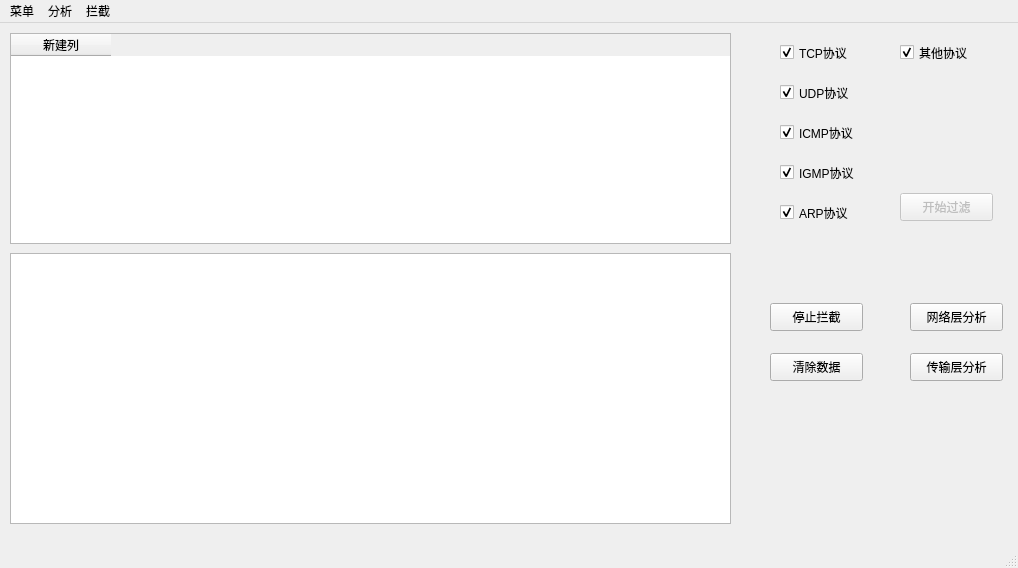
<?xml version="1.0" encoding="UTF-8"?>
<ui version="4.0">
 <class>MainWindow</class>
 <widget class="QMainWindow" name="MainWindow">
  <property name="geometry">
   <rect>
    <x>0</x>
    <y>0</y>
    <width>1018</width>
    <height>568</height>
   </rect>
  </property>
  <property name="windowTitle">
   <string>X-Sniffer</string>
  </property>
  <widget class="QWidget" name="centralwidget">
   <widget class="QTableWidget" name="tableWidget">
    <property name="geometry">
     <rect>
      <x>10</x>
      <y>10</y>
      <width>721</width>
      <height>211</height>
     </rect>
    </property>
    <column>
     <property name="text">
      <string>新建列</string>
     </property>
    </column>
   </widget>
   <widget class="QTextBrowser" name="textBrowser">
    <property name="geometry">
     <rect>
      <x>10</x>
      <y>230</y>
      <width>721</width>
      <height>271</height>
     </rect>
    </property>
   </widget>
   <widget class="QPushButton" name="pushButton">
    <property name="geometry">
     <rect>
      <x>770</x>
      <y>280</y>
      <width>93</width>
      <height>28</height>
     </rect>
    </property>
    <property name="text">
     <string>停止拦截</string>
    </property>
   </widget>
   <widget class="QPushButton" name="pushButton_2">
    <property name="geometry">
     <rect>
      <x>910</x>
      <y>280</y>
      <width>93</width>
      <height>28</height>
     </rect>
    </property>
    <property name="text">
     <string>网络层分析</string>
    </property>
   </widget>
   <widget class="QPushButton" name="pushButton_3">
    <property name="geometry">
     <rect>
      <x>770</x>
      <y>330</y>
      <width>93</width>
      <height>28</height>
     </rect>
    </property>
    <property name="text">
     <string>清除数据</string>
    </property>
   </widget>
   <widget class="QPushButton" name="TransButton">
    <property name="geometry">
     <rect>
      <x>910</x>
      <y>330</y>
      <width>93</width>
      <height>28</height>
     </rect>
    </property>
    <property name="text">
     <string>传输层分析</string>
    </property>
   </widget>
   <widget class="QCheckBox" name="tcpopt">
    <property name="geometry">
     <rect>
      <x>780</x>
      <y>20</y>
      <width>91</width>
      <height>19</height>
     </rect>
    </property>
    <property name="text">
     <string>TCP协议</string>
    </property>
    <property name="checked">
     <bool>true</bool>
    </property>
   </widget>
   <widget class="QCheckBox" name="udpopt">
    <property name="geometry">
     <rect>
      <x>780</x>
      <y>60</y>
      <width>91</width>
      <height>19</height>
     </rect>
    </property>
    <property name="text">
     <string>UDP协议</string>
    </property>
    <property name="checked">
     <bool>true</bool>
    </property>
   </widget>
   <widget class="QCheckBox" name="icmpopt">
    <property name="geometry">
     <rect>
      <x>780</x>
      <y>100</y>
      <width>91</width>
      <height>19</height>
     </rect>
    </property>
    <property name="text">
     <string>ICMP协议</string>
    </property>
    <property name="checked">
     <bool>true</bool>
    </property>
   </widget>
   <widget class="QCheckBox" name="igmpopt">
    <property name="geometry">
     <rect>
      <x>780</x>
      <y>140</y>
      <width>91</width>
      <height>19</height>
     </rect>
    </property>
    <property name="text">
     <string>IGMP协议</string>
    </property>
    <property name="checked">
     <bool>true</bool>
    </property>
   </widget>
   <widget class="QCheckBox" name="arpopt">
    <property name="geometry">
     <rect>
      <x>780</x>
      <y>180</y>
      <width>91</width>
      <height>19</height>
     </rect>
    </property>
    <property name="text">
     <string>ARP协议</string>
    </property>
    <property name="checked">
     <bool>true</bool>
    </property>
   </widget>
   <widget class="QPushButton" name="filter_button">
    <property name="enabled">
     <bool>false</bool>
    </property>
    <property name="geometry">
     <rect>
      <x>900</x>
      <y>170</y>
      <width>93</width>
      <height>28</height>
     </rect>
    </property>
    <property name="text">
     <string>开始过滤</string>
    </property>
   </widget>
   <widget class="QCheckBox" name="otheropt">
    <property name="geometry">
     <rect>
      <x>900</x>
      <y>20</y>
      <width>91</width>
      <height>19</height>
     </rect>
    </property>
    <property name="text">
     <string>其他协议</string>
    </property>
    <property name="checked">
     <bool>true</bool>
    </property>
   </widget>
  </widget>
  <widget class="QMenuBar" name="menubar">
   <property name="geometry">
    <rect>
     <x>0</x>
     <y>0</y>
     <width>1018</width>
     <height>26</height>
    </rect>
   </property>
   <widget class="QMenu" name="menu">
    <property name="title">
     <string>菜单</string>
    </property>
    <addaction name="action_4"/>
    <addaction name="actionexit"/>
   </widget>
   <widget class="QMenu" name="menu_fenxi">
    <property name="title">
     <string>分析</string>
    </property>
    <addaction name="action_2"/>
    <addaction name="action_3"/>
   </widget>
   <widget class="QMenu" name="menu_2">
    <property name="title">
     <string>拦截</string>
    </property>
    <addaction name="action_start"/>
    <addaction name="action_stop"/>
   </widget>
   <addaction name="menu"/>
   <addaction name="menu_fenxi"/>
   <addaction name="menu_2"/>
  </widget>
  <widget class="QStatusBar" name="statusbar"/>
  <action name="actionexit">
   <property name="text">
    <string>退出</string>
   </property>
   <property name="shortcut">
    <string>Ctrl+Q</string>
   </property>
  </action>
  <action name="action_2">
   <property name="text">
    <string>网络层分析</string>
   </property>
  </action>
  <action name="action_3">
   <property name="text">
    <string>传输层分析</string>
   </property>
  </action>
  <action name="action_4">
   <property name="text">
    <string>保存</string>
   </property>
   <property name="shortcut">
    <string>Ctrl+S</string>
   </property>
  </action>
  <action name="action_start">
   <property name="text">
    <string>开始</string>
   </property>
  </action>
  <action name="action_stop">
   <property name="text">
    <string>停止</string>
   </property>
  </action>
 </widget>
 <resources/>
 <connections/>
</ui>
